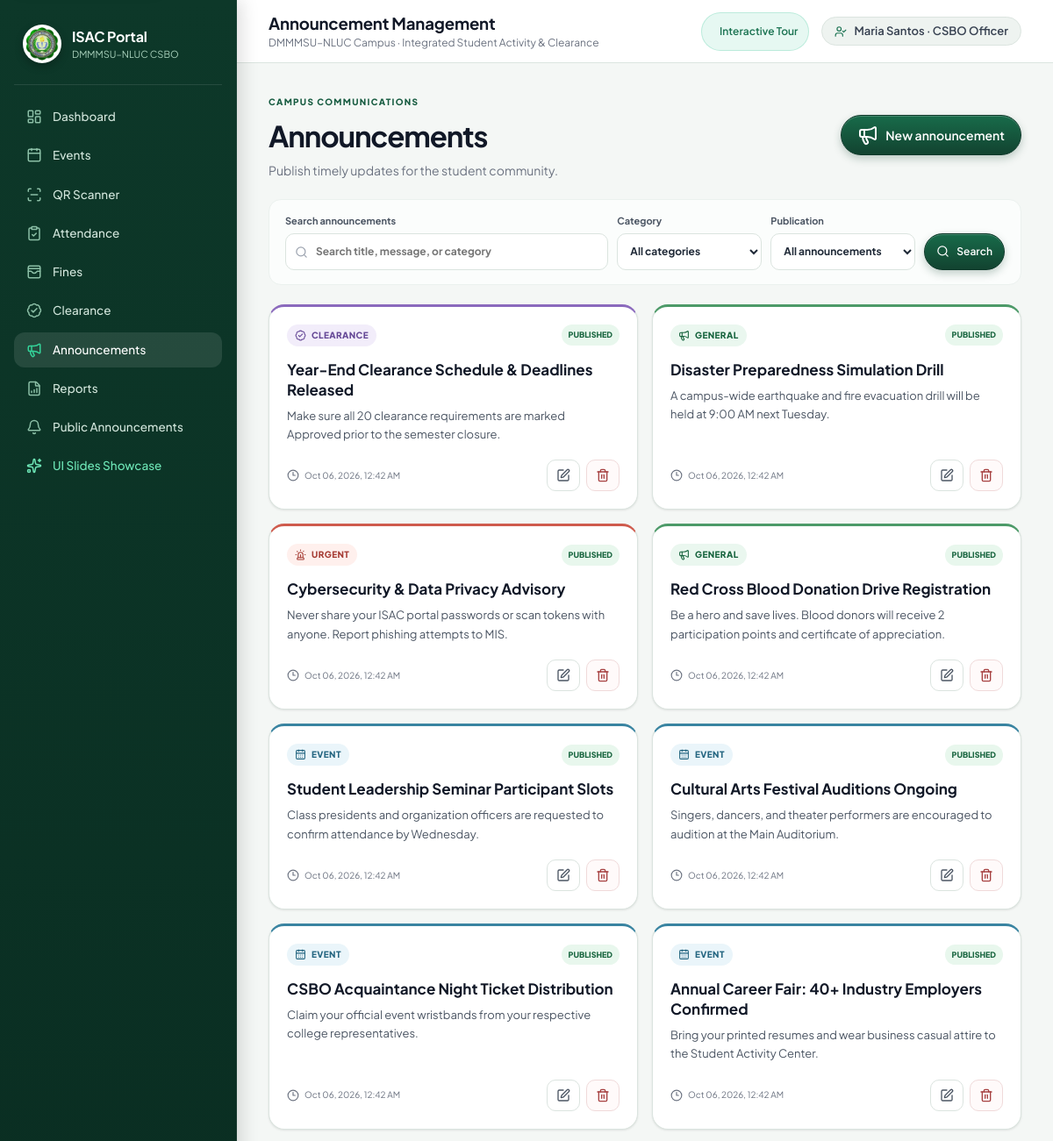
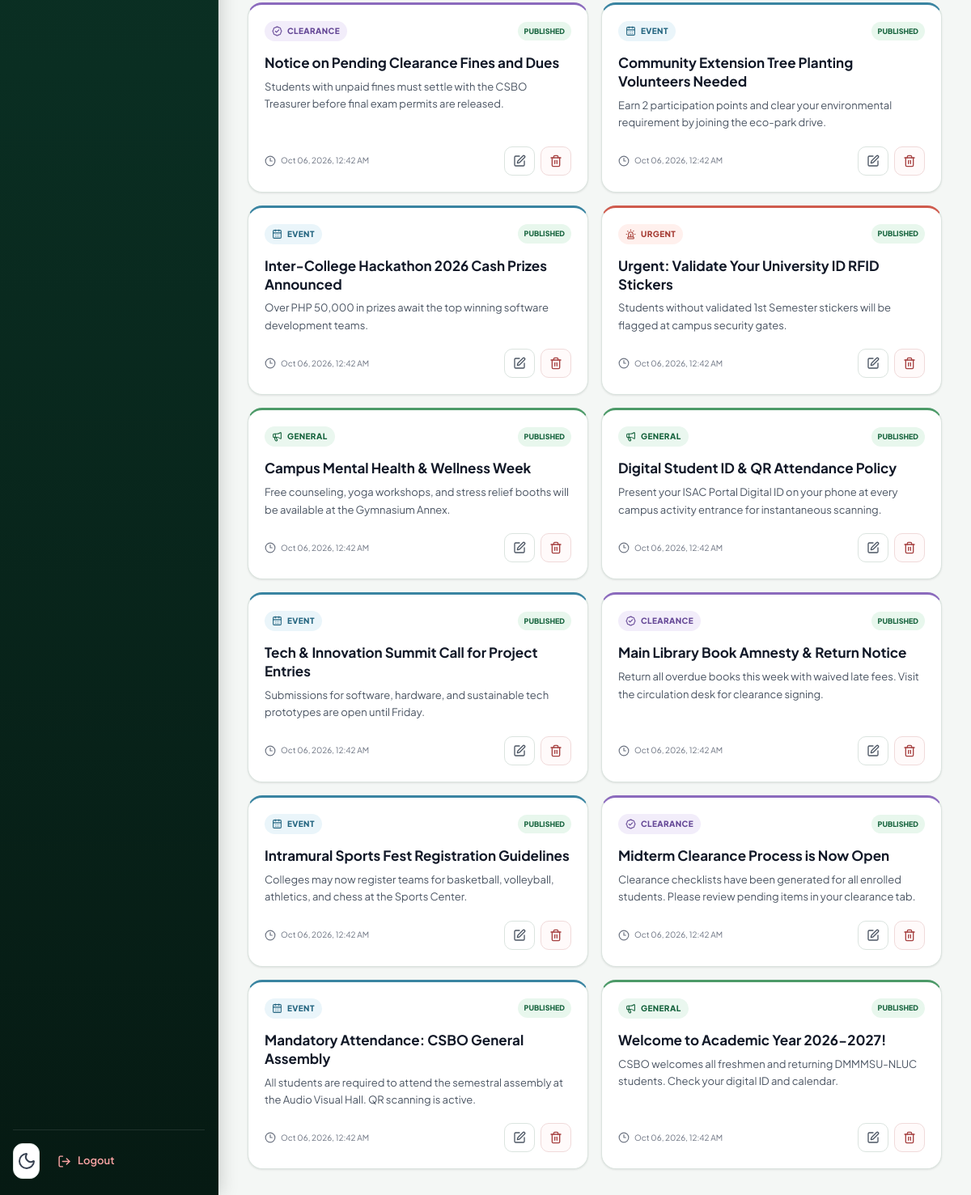
/officer/announcements/ (signed in), run on the app's committed database (2 pictures, top to bottom).
### portal/models.py (models this page shows, shortened)
class Profile(models.Model):
    ROLE_CHOICES = [("student","Student"),("officer","CSBO Officer"),("admin","Administrator")]
    user = models.OneToOneField(User, on_delete=models.CASCADE, related_name="profile")
    role = models.CharField(max_length=20, choices=ROLE_CHOICES, default="student")
    requested_role = models.CharField(max_length=20, choices=ROLE_CHOICES, blank=True, default="")
    student_no = models.CharField(max_length=30, unique=True, null=True, blank=True)
    first_name = models.CharField(max_length=80, blank=True)
    middle_name = models.CharField(max_length=80, blank=True)
    last_name = models.CharField(max_length=80, blank=True)
    college = models.ForeignKey(College, on_delete=models.SET_NULL, null=True, blank=True)
    program = models.ForeignKey(Program, on_delete=models.SET_NULL, null=True, blank=True)
    year_level = models.PositiveSmallIntegerField(default=1)
    photo = models.ImageField(upload_to="students/", blank=True, null=True)
    qr_token = models.UUIDField(default=uuid.uuid4, unique=True, editable=False)
    position = models.CharField(max_length=100, blank=True)

class Announcement(models.Model):
    CATEGORY = [("general","General"),("event","Event"),("clearance","Clearance"),("urgent","Urgent")]
    title = models.CharField(max_length=180)
    body = models.TextField()
    category = models.CharField(max_length=20, choices=CATEGORY, default="general")
    published_by = models.ForeignKey(User, on_delete=models.PROTECT)
    published_at = models.DateTimeField(auto_now_add=True)
    status = models.BooleanField(default=True)

### portal/views.py (the view)
        def wrapped(request, *args, **kwargs):
            if not request.user.is_authenticated: return redirect("login")
            role = getattr(getattr(request.user, "profile", None), "role", None)
            if role not in roles:
                messages.error(request, "You do not have permission to access this page.")
                return redirect("dashboard")
            return view(request, *args, **kwargs)

### portal/views.py (called while the page is built)
def role_required(*roles):
    def deco(view):
        def wrapped(request, *args, **kwargs):
            if not request.user.is_authenticated: return redirect("login")
            role = getattr(getattr(request.user, "profile", None), "role", None)
            if role not in roles:
                messages.error(request, "You do not have permission to access this page.")
                return redirect("dashboard")
            return view(request, *args, **kwargs)
        return wrapped
    return deco

### templates/portal/announcement_manage.html (shortened to what this page needs)
{% extends "base.html" %}
{% block page_title %}Announcement Management{% endblock %}
{% block content %}
<section class="module-page">
  <div class="module-heading"><div><span class="module-eyebrow">Campus communications</span><h2>Announcements</h2><p>Publish timely updates for the student community.</p></div><a class="btn primary" href="{% url 'announcement_create' %}"><i data-lucide="megaphone" aria-hidden="true"></i> New announcement</a></div>
  <form method="get" class="module-filter-bar announcement-filter-bar">
    <label class="module-search"><span>Search announcements</span><i data-lucide="search" aria-hidden="true"></i><input type="search" name="q" value="{{ q }}" placeholder="Search title, message, or category"></label>
    <label><span>Category</span><select name="category"><option value="">All categories</option></select></label>
    <label><span>Publication</span><select name="publish_status"><option value="">All announcements</option></select></label>
    <button class="btn primary" type="submit"><i data-lucide="search" aria-hidden="true"></i>Search</button>
  </form>
  {% if items %}<div class="announcement-card-grid">
    {% for a in items %}
    <article class="announcement-card manage-announcement-card {{ a.category }}">
      <div class="announcement-card-top"><span class="announcement-category {{ a.category }}"><i data-lucide="{% if a.category == 'urgent' %}siren{% elif a.category == 'event' %}calendar-days{% elif a.category == 'clearance' %}badge-check{% else %}megaphone{% endif %}" aria-hidden="true"></i>{{ a.category|title }}</span><span class="announcement-publish-status {% if a.status %}published{% else %}draft{% endif %}">{{ a.status|yesno:"Published,Draft" }}</span></div>
      <h3>{{ a.title }}</h3><p>{{ a.body|truncatechars:240 }}</p>
      <div class="announcement-card-footer"><span class="announcement-time"><i data-lucide="clock-3" aria-hidden="true"></i>{{ a.published_at|date:"M d, Y, g:i A" }}</span><div class="module-row-actions"><a class="module-icon-action edit" href="{% url 'announcement_edit' a.id %}" aria-label="Edit {{ a.title }}" title="Edit announcement"><i data-lucide="square-pen" aria-hidden="true"></i></a><form method="post" action="{% url 'announcement_delete' a.id %}" onsubmit="return confirm('Delete this announcement?');">{% csrf_token %}<button class="module-icon-action delete" type="submit" aria-label="Delete {{ a.title }}" title="Delete announcement"><i data-lucide="trash-2" aria-hidden="true"></i></button></form></div></div>
    </article>
    {% endfor %}
  </div>{% endif %}
</section>
{% endblock %}

### templates/base.html (shortened to what this page needs)
{% load static %}
<!doctype html>
<html lang="en" data-theme="light">
<head>
  <link rel="stylesheet" href="{% static 'css/app.css' %}?v=20261007-17">
</head>
<body>
  <div class="app-shell">
    <aside class="sidebar" id="sidebar" aria-label="Main navigation">
      <div class="brand">
        <img src="{% static 'img/csbo-logo.png' %}" alt="CSBO logo">
        <div>
          <b>ISAC Portal</b>
          <small>DMMMSU–NLUC CSBO</small>
        </div>
      </div>
      <nav>
        <a href="{% url 'dashboard' %}" class="{% if request.resolver_match.url_name == 'dashboard' or request.resolver_match.url_name == 'student_dashboard' or request.resolver_match.url_name == 'officer_dashboard' %}active{% endif %}">
          <i data-lucide="layout-dashboard"></i>Dashboard
        </a>
        {% if user.profile.role == 'student' %}
          <a href="{% url 'digital_id' %}" class="{% if request.resolver_match.url_name == 'digital_id' %}active{% endif %}">
            <i data-lucide="id-card"></i>Digital ID
          </a>
          <a href="{% url 'event_calendar' %}" class="{% if request.resolver_match.url_name == 'event_calendar' %}active{% endif %}">
            <i data-lucide="calendar-days"></i>Event Calendar
          </a>
          <a href="{% url 'my_activities' %}" class="{% if request.resolver_match.url_name == 'my_activities' %}active{% endif %}">
            <i data-lucide="activity"></i>My Activities
          </a>
          <a href="{% url 'clearance' %}" class="{% if request.resolver_match.url_name == 'clearance' %}active{% endif %}">
            <i data-lucide="badge-check"></i>Clearance
          </a>
        {% else %}
          <a href="{% url 'events_manage' %}" class="{% if 'event' in request.resolver_match.url_name %}active{% endif %}">
            <i data-lucide="calendar"></i>Events
          </a>
          <a href="{% url 'scanner' %}" class="{% if request.resolver_match.url_name == 'scanner' %}active{% endif %}">
            <i data-lucide="scan-line"></i>QR Scanner
          </a>
          <a href="{% url 'attendance_records' %}" class="{% if request.resolver_match.url_name == 'attendance_records' %}active{% endif %}">
            <i data-lucide="clipboard-check"></i>Attendance
          </a>
          <a href="{% url 'fines' %}" class="{% if 'fine' in request.resolver_match.url_name %}active{% endif %}">
            <i data-lucide="wallet-cards"></i>Fines
          </a>
          <a href="{% url 'clearance_manage' %}" class="{% if 'clearance' in request.resolver_match.url_name %}active{% endif %}">
            <i data-lucide="badge-check"></i>Clearance
          </a>
          <a href="{% url 'announcement_manage' %}" class="{% if 'announcement_manage' in request.resolver_match.url_name %}active{% endif %}">
            <i data-lucide="megaphone"></i>Announcements
          </a>
          <a href="{% url 'reports' %}" class="{% if 'report' in request.resolver_match.url_name %}active{% endif %}">
            <i data-lucide="file-bar-chart"></i>Reports
          </a>
        {% endif %}
        <a href="{% url 'announcements' %}" class="{% if request.resolver_match.url_name == 'announcements' %}active{% endif %}">
          <i data-lucide="bell"></i>Public Announcements
        </a>
        <a href="{% url 'showcase' %}" class="{% if request.resolver_match.url_name == 'showcase' %}active{% endif %}" style="color: #6ee7b7;">
          <i data-lucide="sparkles" style="color: #6ee7b7;"></i>UI Slides Showcase
        </a>
      </nav>
      <div class="sidebar-bottom">
        <button class="icon-btn" id="themeToggle" title="Toggle theme" type="button">
          <i data-lucide="moon"></i>
        </button>
        <form method="post" action="{% url 'logout' %}" style="display:inline; width:100%;">
          <button type="submit" class="logout" style="background:none; border:none; width:100%; cursor:pointer;">
            <i data-lucide="log-out"></i>Logout
          </button>
        </form>
      </div>
    </aside>
    <main class="main" id="main-content" tabindex="-1">
      <header class="topbar">
        <div class="topbar-left">
          <div>
            <h1>{% block page_title %}Dashboard{% endblock %}</h1>
            <span class="crumb">DMMMSU–NLUC Campus · Integrated Student Activity & Clearance</span>
          </div>
        </div>
        <div class="top-actions">
          <a href="{% url 'showcase' %}" class="btn" style="background: rgba(16, 185, 129, 0.1); color: var(--emerald-600); border: 1px solid rgba(16, 185, 129, 0.2); padding: 6px 12px; font-size: 12px; border-radius: 999px;">
             Interactive Tour
          </a>
          <span class="user-chip">
            <i data-lucide="user-check" style="width:14px; height:14px; color:var(--emerald-600);"></i>
            {{ user.get_full_name|default:user.username }} · {{ user.profile.get_role_display|default:"Student" }}
          </span>
        </div>
      </header>
      <div class="content">
        {% block content %}{% endblock %}
      </div>
    </main>
  </div>
</body>
</html>

### data on the page
Announcement: category "CLEARANCE", status "PUBLISHED", title "Year-End Clearance Schedule & Deadlines Released", body "Make sure all 20 clearance requirements are marked Approved prior to the semester closure.", published_at "Oct 06, 2026, 12:42 AM"
Announcement: category "GENERAL", status "PUBLISHED", title "Disaster Preparedness Simulation Drill", body "A campus-wide earthquake and fire evacuation drill will be held at 9:00 AM next Tuesday.", published_at "Oct 06, 2026, 12:42 AM"
Announcement: category "URGENT", status "PUBLISHED", title "Cybersecurity & Data Privacy Advisory", body "Never share your ISAC portal passwords or scan tokens with anyone. Report phishing attempts to MIS.", published_at "Oct 06, 2026, 12:42 AM"
Announcement: category "GENERAL", status "PUBLISHED", title "Red Cross Blood Donation Drive Registration", body "Be a hero and save lives. Blood donors will receive 2 participation points and certificate of appreciation.", published_at "Oct 06, 2026, 12:42 AM"
Announcement: category "EVENT", status "PUBLISHED", title "Student Leadership Seminar Participant Slots", body "Class presidents and organization officers are requested to confirm attendance by Wednesday.", published_at "Oct 06, 2026, 12:42 AM"
Announcement: category "EVENT", status "PUBLISHED", title "Cultural Arts Festival Auditions Ongoing", body "Singers, dancers, and theater performers are encouraged to audition at the Main Auditorium.", published_at "Oct 06, 2026, 12:42 AM"
Announcement: category "EVENT", status "PUBLISHED", title "CSBO Acquaintance Night Ticket Distribution", body "Claim your official event wristbands from your respective college representatives.", published_at "Oct 06, 2026, 12:42 AM"
Announcement: category "EVENT", status "PUBLISHED", title "Annual Career Fair: 40+ Industry Employers Confirmed", body "Bring your printed resumes and wear business casual attire to the Student Activity Center.", published_at "Oct 06, 2026, 12:42 AM"
Announcement: category "CLEARANCE", status "PUBLISHED", title "Notice on Pending Clearance Fines and Dues", body "Students with unpaid fines must settle with the CSBO Treasurer before final exam permits are released.", published_at "Oct 06, 2026, 12:42 AM"
Announcement: category "EVENT", status "PUBLISHED", title "Community Extension Tree Planting Volunteers Needed", body "Earn 2 participation points and clear your environmental requirement by joining the eco-park drive.", published_at "Oct 06, 2026, 12:42 AM"
Announcement: category "EVENT", status "PUBLISHED", title "Inter-College Hackathon 2026 Cash Prizes Announced", body "Over PHP 50,000 in prizes await the top winning software development teams.", published_at "Oct 06, 2026, 12:42 AM"
Announcement: category "URGENT", status "PUBLISHED", title "Urgent: Validate Your University ID RFID Stickers", body "Students without validated 1st Semester stickers will be flagged at campus security gates.", published_at "Oct 06, 2026, 12:42 AM"
Announcement: category "GENERAL", status "PUBLISHED", title "Campus Mental Health & Wellness Week", body "Free counseling, yoga workshops, and stress relief booths will be available at the Gymnasium Annex.", published_at "Oct 06, 2026, 12:42 AM"
Announcement: category "GENERAL", status "PUBLISHED", title "Digital Student ID & QR Attendance Policy", body "Present your ISAC Portal Digital ID on your phone at every campus activity entrance for instantaneous scanning.", published_at "Oct 06, 2026, 12:42 AM"
Announcement: category "EVENT", status "PUBLISHED", title "Tech & Innovation Summit Call for Project Entries", body "Submissions for software, hardware, and sustainable tech prototypes are open until Friday.", published_at "Oct 06, 2026, 12:42 AM"
Announcement: category "CLEARANCE", status "PUBLISHED", title "Main Library Book Amnesty & Return Notice", body "Return all overdue books this week with waived late fees. Visit the circulation desk for clearance signing.", published_at "Oct 06, 2026, 12:42 AM"
Announcement: category "EVENT", status "PUBLISHED", title "Intramural Sports Fest Registration Guidelines", body "Colleges may now register teams for basketball, volleyball, athletics, and chess at the Sports Center.", published_at "Oct 06, 2026, 12:42 AM"
Announcement: category "CLEARANCE", status "PUBLISHED", title "Midterm Clearance Process is Now Open", body "Clearance checklists have been generated for all enrolled students. Please review pending items in your clearance tab.", published_at "Oct 06, 2026, 12:42 AM"
Announcement: category "EVENT", status "PUBLISHED", title "Mandatory Attendance: CSBO General Assembly", body "All students are required to attend the semestral assembly at the Audio Visual Hall. QR scanning is active.", published_at "Oct 06, 2026, 12:42 AM"
Announcement: category "GENERAL", status "PUBLISHED", title "Welcome to Academic Year 2026-2027!", body "CSBO welcomes all freshmen and returning DMMMSU-NLUC students. Check your digital ID and calendar.", published_at "Oct 06, 2026, 12:42 AM"

### other printed values
{{ user.get_full_name|default:user.username }} "Maria Santos"
{{ user.profile.get_role_display|default:"Student" }} "CSBO Officer"
